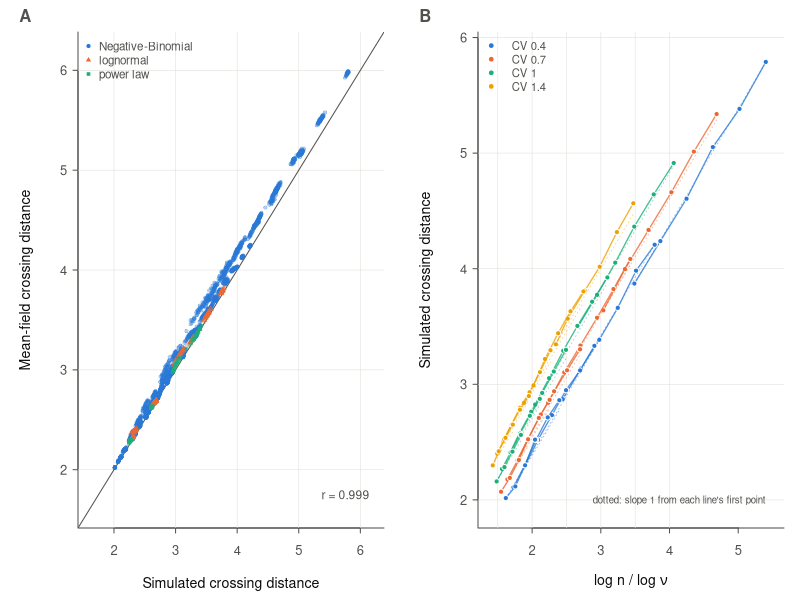
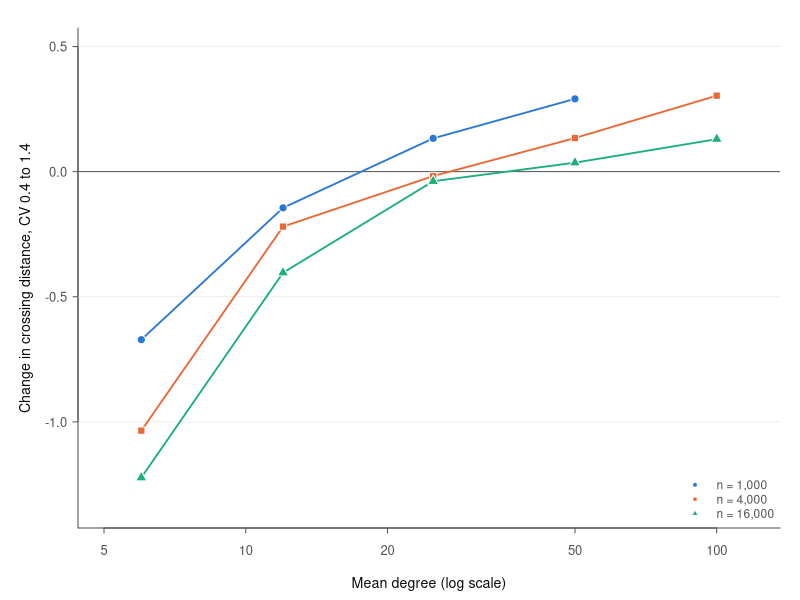
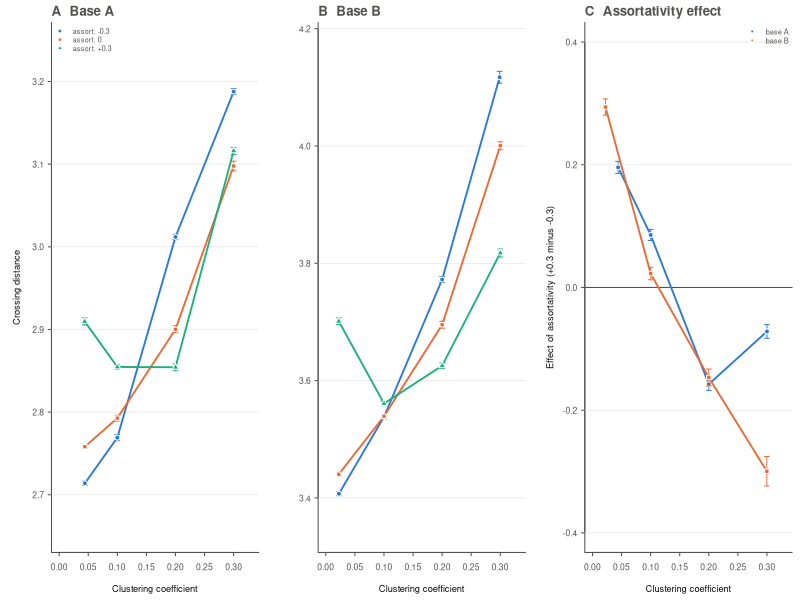
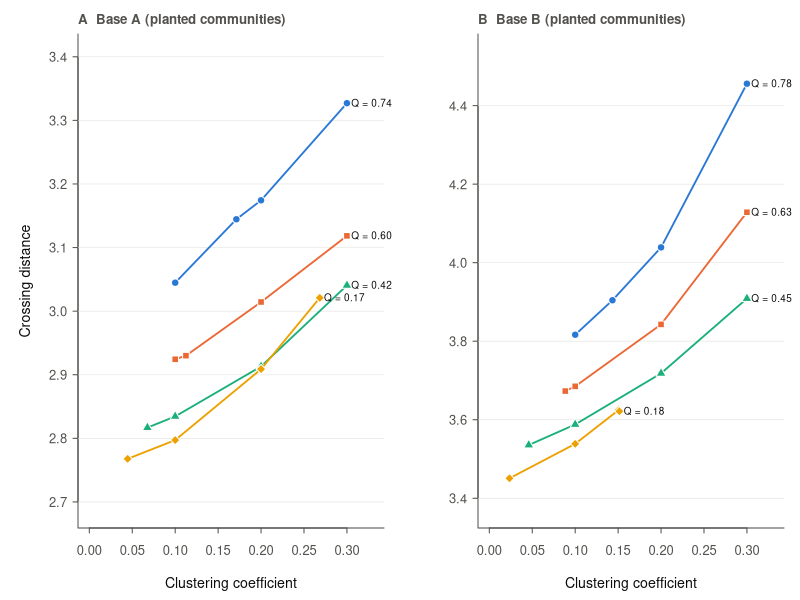
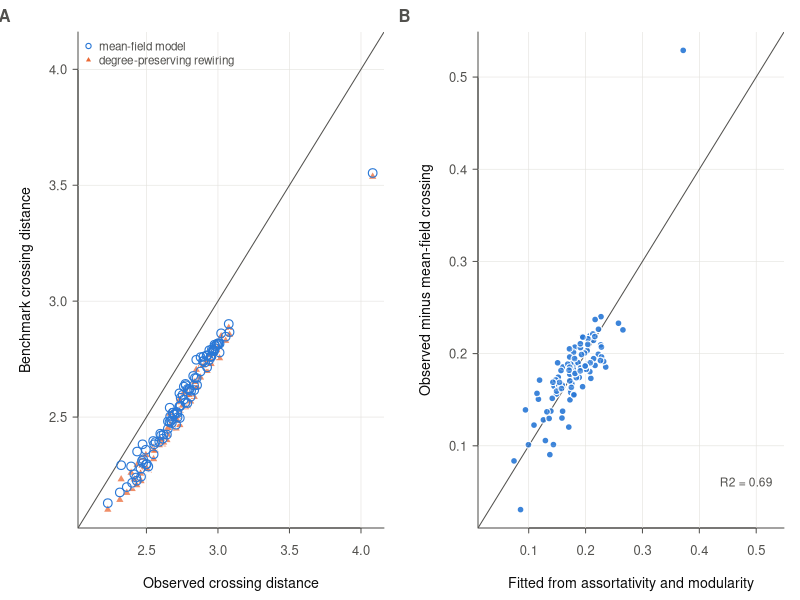
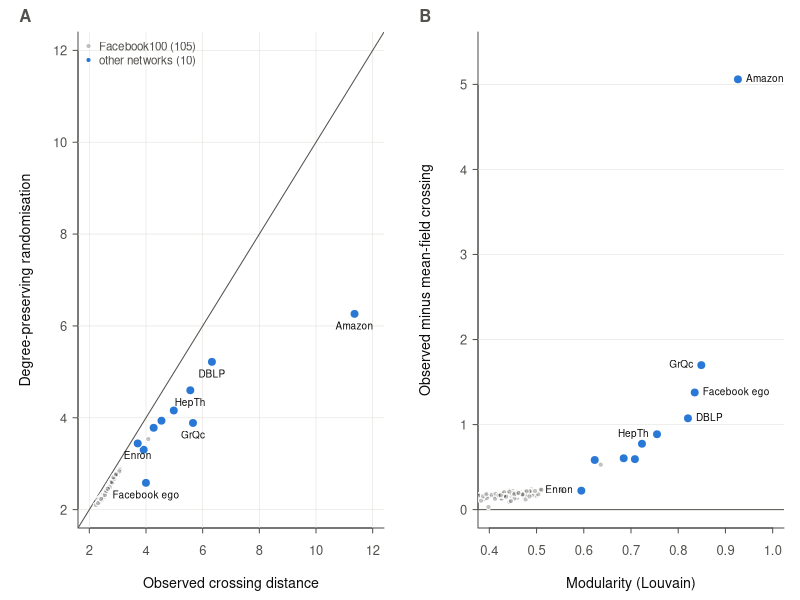

Reproduce these figures in R, in order.
suppressMessages(library(dplyr))
col <- c("#2a78d6", "#eb6834", "#1baf7a", "#eda100"); ink <- "#0b0b0b"; ink2 <- "#52514e"; grid <- "#e3e2de"
base_par <- function(...) par(mgp = c(2.2, 0.55, 0), tcl = -0.25, cex.axis = 0.78, cex.lab = 0.85, col.axis = ink2, col.lab = ink, fg = ink2, las = 1, ...)
se <- function(x) sd(x) / sqrt(length(x)); bars <- function(x, m, e, c) { ok <- is.finite(e) & e > 0; if (any(ok)) arrows(x[ok], (m - e)[ok], x[ok], (m + e)[ok], angle = 90, code = 3, length = 0.025, col = c, lwd = 0.9) }
s1 <- read.csv("../results/stage1_full.csv"); s2 <- read.csv("../results/stage2_full.csv"); s5 <- read.csv("../results/stage5_full.csv"); fb <- read.csv("../results/fb100_Z.csv")
# ---------- Figure 1: model vs simulation; scaling ----------
pdf("../figures/figureZ1_scaling.pdf", width = 7.2, height = 3.3, family = "Helvetica"); par(mfrow = c(1, 2), mar = c(3.6, 3.9, 1.6, 0.8)); base_par()
plot(NA, xlim = c(1.6, 6.2), ylim = c(1.6, 6.2), xlab = "Simulated crossing distance", ylab = "Mean-field crossing distance", bty = "l"); abline(h = 2:6, v = 2:6, col = grid, lwd = 0.6); abline(0, 1, col = ink2)
fam <- c(NB = col[1], LN = col[2], PL = col[3]); pchs <- c(NB = 21, LN = 24, PL = 22)
for (f in names(fam)) { d <- s1[s1$family == f, ]; points(d$ktil, d$ktil_mf, pch = pchs[f], bg = adjustcolor(fam[f], 0.35), col = adjustcolor(fam[f], 0.6), cex = 0.5, lwd = 0.3) }
legend("topleft", legend = c("Negative-Binomial", "lognormal", "power law"), pch = pchs, pt.bg = fam, col = "white", bty = "n", cex = 0.7); text(6.15, 1.75, sprintf("r = %.3f", cor(s1$ktil, s1$ktil_mf)), adj = 1, cex = 0.72, col = ink2)
mtext("A", side = 3, line = 0.3, adj = -0.2, font = 2, cex = 1)
nb <- s1[s1$family == "NB", ]; cells <- nb %>% group_by(mu_target, cv_target, n_target) %>% summarise(z = mean(z), k = mean(ktil), .groups = "drop")
plot(NA, xlim = range(cells$z) + c(-0.05, 0.1), ylim = range(cells$k) + c(-0.1, 0.1), xlab = expression("log n / log "*nu), ylab = "Simulated crossing distance", bty = "l"); abline(h = 2:6, v = seq(1, 4, 0.5), col = grid, lwd = 0.6)
cvs <- sort(unique(cells$cv_target)); for (i in seq_along(cvs)) for (m in sort(unique(cells$mu_target))) { d <- cells[cells$cv_target == cvs[i] & cells$mu_target == m, ] %>% arrange(n_target); if (nrow(d) < 2) next
  lines(d$z, d$k, col = adjustcolor(col[i], 0.8), lwd = 1.3); points(d$z, d$k, pch = 21, bg = col[i], col = "white", cex = 0.7); segments(d$z[1], d$k[1], d$z[nrow(d)], d$k[1] + (d$z[nrow(d)] - d$z[1]), col = adjustcolor(col[i], 0.5), lty = 3, lwd = 0.8) }
legend("topleft", legend = paste("CV", cvs), pch = 21, pt.bg = col[seq_along(cvs)], col = "white", lty = 1, lwd = 1.2, bty = "n", cex = 0.68, pt.cex = 0.8); text(max(cells$z), min(cells$k) - 0.02, "dotted: slope 1 from each line's first point", adj = 1, cex = 0.58, col = ink2)
mtext("B", side = 3, line = 0.3, adj = -0.2, font = 2, cex = 1); dev.off()
# ---------- Figure 2: heterogeneity effect changes sign with density ----------
pdf("../figures/figureZ2_heterogeneity.pdf", width = 5.2, height = 3.3, family = "Helvetica"); par(mar = c(3.6, 3.9, 1.4, 1.0)); base_par()
cm <- nb %>% group_by(n_target, mu_target, cv_target) %>% summarise(k = mean(ktil), .groups = "drop") %>% group_by(n_target, mu_target) %>% summarise(ch = k[cv_target == max(cv_target)] - k[cv_target == min(cv_target)], .groups = "drop")
plot(NA, xlim = c(5, 120), ylim = c(-1.35, 0.5), log = "x", xlab = "Mean degree (log scale)", ylab = "Change in crossing distance, CV 0.4 to 1.4", bty = "l"); abline(h = seq(-1, 0.5, 0.5), col = grid, lwd = 0.6); abline(h = 0, col = ink2)
for (i in 1:3) { n0 <- c(1000, 4000, 16000)[i]; d <- cm[cm$n_target == n0, ] %>% arrange(mu_target); lines(d$mu_target, d$ch, col = col[i], lwd = 1.8); points(d$mu_target, d$ch, pch = c(21, 22, 24)[i], bg = col[i], col = "white", cex = 1.1) }
legend("bottomright", legend = c("n = 1,000", "n = 4,000", "n = 16,000"), pch = c(21, 22, 24), pt.bg = col[1:3], col = "white", lty = 1, lwd = 1.4, bty = "n", cex = 0.72); dev.off()
# ---------- Figure 3: Stage 2 (assortativity x clustering) ----------
s2$tc <- ifelse(is.na(s2$t_target), "start", sprintf("%.2f", s2$t_target))
pdf("../figures/figureZ3_rewiring.pdf", width = 7.2, height = 3.2, family = "Helvetica"); par(mfrow = c(1, 3), mar = c(3.6, 3.9, 1.7, 0.6)); base_par()
for (b in c("A", "B")) { d <- s2[s2$base == b, ]; g <- d %>% group_by(r_target, tc) %>% summarise(T = mean(t_ach), k = mean(ktil), e = se(ktil), .groups = "drop")
  plot(NA, xlim = c(0, 0.33), ylim = range(g$k) + c(-0.06, 0.06), xlab = "Clustering coefficient", ylab = if (b == "A") "Crossing distance" else "", bty = "l"); abline(h = pretty(g$k), col = grid, lwd = 0.6)
  for (j in 1:3) { rt <- c(-0.3, 0, 0.3)[j]; h <- g[g$r_target == rt, ] %>% arrange(T); lines(h$T, h$k, col = col[j], lwd = 1.8); bars(h$T, h$k, h$e, col[j]); points(h$T, h$k, pch = c(21, 22, 24)[j], bg = col[j], col = "white", cex = 1) }
  if (b == "A") legend("topleft", legend = c("assort. -0.3", "assort. 0", "assort. +0.3"), pch = c(21, 22, 24), pt.bg = col[1:3], col = "white", lty = 1, lwd = 1.3, bty = "n", cex = 0.65, pt.cex = 0.85)
  mtext(sprintf("%s  Base %s", c(A = "A", B = "B")[b], b), side = 3, line = 0.3, adj = 0, font = 2, cex = 0.8) }
eff <- s2 %>% group_by(base, tc) %>% summarise(T = mean(t_ach), d = mean(ktil[r_target == 0.3]) - mean(ktil[r_target == -0.3]), e = sqrt(var(ktil[r_target == 0.3]) / sum(r_target == 0.3) + var(ktil[r_target == -0.3]) / sum(r_target == -0.3)), .groups = "drop")
plot(NA, xlim = c(0, 0.33), ylim = c(-0.4, 0.4), xlab = "Clustering coefficient", ylab = "Effect of assortativity (+0.3 minus -0.3)", bty = "l"); abline(h = seq(-0.4, 0.4, 0.2), col = grid, lwd = 0.6); abline(h = 0, col = ink2)
for (j in 1:2) { b <- c("A", "B")[j]; h <- eff[eff$base == b, ] %>% arrange(T); lines(h$T, h$d, col = col[j], lwd = 1.8); bars(h$T, h$d, 1.96 * h$e, col[j]); points(h$T, h$d, pch = c(21, 22)[j], bg = col[j], col = "white", cex = 1) }
legend("topright", legend = c("base A", "base B"), pch = c(21, 22), pt.bg = col[1:2], col = "white", lty = 1, lwd = 1.3, bty = "n", cex = 0.68); mtext("C  Assortativity effect", side = 3, line = 0.3, adj = 0, font = 2, cex = 0.8); dev.off()
# ---------- Figure 4: WP5 (clustering at fixed planted communities) ----------
s5$tc <- ifelse(is.na(s5$t_target), "start", sprintf("%.2f", s5$t_target))
pdf("../figures/figureZ4_communities.pdf", width = 7.2, height = 3.2, family = "Helvetica"); par(mfrow = c(1, 2), mar = c(3.6, 3.9, 1.7, 0.8)); base_par()
for (b in c("A", "B")) { d <- s5[s5$base == b, ]; g <- d %>% group_by(mix, tc) %>% summarise(T = mean(t_ach), Q = mean(planted_mod), k = mean(ktil), e = se(ktil), .groups = "drop")
  plot(NA, xlim = c(0, 0.33), ylim = range(g$k) + c(-0.08, 0.08), xlab = "Clustering coefficient", ylab = if (b == "A") "Crossing distance" else "", bty = "l"); abline(h = pretty(g$k), col = grid, lwd = 0.6)
  mixes <- sort(unique(g$mix)); for (j in seq_along(mixes)) { h <- g[g$mix == mixes[j], ] %>% arrange(T); lines(h$T, h$k, col = col[j], lwd = 1.8); bars(h$T, h$k, h$e, col[j]); points(h$T, h$k, pch = c(21, 22, 24, 23)[j], bg = col[j], col = "white", cex = 1)
    text(max(h$T) + 0.005, h$k[nrow(h)], sprintf("Q = %.2f", mean(h$Q)), adj = 0, cex = 0.6, col = ink, xpd = NA) }
  mtext(sprintf("%s  Base %s (planted communities)", b, b), side = 3, line = 0.3, adj = 0, font = 2, cex = 0.8) }
dev.off()
# ---------- Figure 5: Facebook100 ----------
pdf("../figures/figureZ5_facebook.pdf", width = 7.2, height = 3.3, family = "Helvetica"); par(mfrow = c(1, 2), mar = c(3.6, 3.9, 1.6, 0.8)); base_par()
rg <- range(c(fb$ktil, fb$ktil_mf, fb$null_ktil)); plot(NA, xlim = rg, ylim = rg, xlab = "Observed crossing distance", ylab = "Benchmark crossing distance", bty = "l"); abline(h = pretty(rg), v = pretty(rg), col = grid, lwd = 0.6); abline(0, 1, col = ink2)
points(fb$ktil, fb$null_ktil, pch = 24, bg = adjustcolor(col[2], 0.75), col = "white", cex = 0.9); points(fb$ktil, fb$ktil_mf, pch = 1, col = col[1], cex = 1.15, lwd = 1.1)
legend("topleft", legend = c("mean-field model", "degree-preserving rewiring"), pch = c(1, 24), pt.bg = c(NA, col[2]), col = c(col[1], "white"), bty = "n", cex = 0.7, pt.lwd = 1.1); mtext("A", side = 3, line = 0.3, adj = -0.27, font = 2, cex = 1)
fb$gap <- fb$ktil - fb$ktil_mf; m <- lm(gap ~ assort + modularity, fb); rg2 <- range(c(fb$gap, fitted(m)))
plot(fitted(m), fb$gap, xlab = "Fitted from assortativity and modularity", ylab = "Observed minus mean-field crossing", xlim = rg2, ylim = rg2, pch = 21, bg = adjustcolor(col[1], 0.7), col = "white", cex = 0.9, bty = "l"); abline(h = pretty(rg2), v = pretty(rg2), col = grid, lwd = 0.6); abline(0, 1, col = ink2)
points(fitted(m), fb$gap, pch = 21, bg = adjustcolor(col[1], 0.7), col = "white", cex = 0.9); text(rg2[2], rg2[1] + 0.03, sprintf("R2 = %.2f", summary(m)$r.squared), adj = 1, cex = 0.72, col = ink2); mtext("B", side = 3, line = 0.3, adj = -0.27, font = 2, cex = 1); dev.off()
cat("figures written; Facebook gap model R2:", round(summary(m)$r.squared, 3), "\n")
# ---------- Figure 6: external networks ----------
ex <- read.csv("../results/external_Z.csv"); ex$gap <- ex$ktil - ex$ktil_mf; fb$gap <- fb$ktil - fb$ktil_mf
pdf("../figures/figureZ6_external.pdf", width = 7.2, height = 3.4, family = "Helvetica"); par(mfrow = c(1, 2), mar = c(3.6, 3.9, 1.6, 0.8)); base_par()
rg <- c(2, 12); plot(NA, xlim = rg, ylim = rg, xlab = "Observed crossing distance", ylab = "Degree-preserving randomisation", bty = "l"); abline(h = seq(2, 12, 2), v = seq(2, 12, 2), col = grid, lwd = 0.6); abline(0, 1, col = ink2)
points(fb$ktil, fb$null_ktil, pch = 21, bg = adjustcolor(ink2, 0.35), col = "white", cex = 0.7); points(ex$ktil, ex$null_ktil, pch = 21, bg = col[1], col = "white", cex = 1.2)
lab <- ex[ex$gap > 0.8 | ex$label %in% c("Enron"), ]; text(lab$ktil, lab$null_ktil, lab$label, pos = 1, cex = 0.6, col = ink, offset = 0.45)
legend("topleft", legend = c("Facebook100 (105)", "other networks (10)"), pch = 21, pt.bg = c(adjustcolor(ink2, 0.35), col[1]), col = "white", bty = "n", cex = 0.7); mtext("A", side = 3, line = 0.3, adj = -0.2, font = 2, cex = 1)
plot(NA, xlim = c(0.4, 1), ylim = c(0, 5.4), xlab = "Modularity (Louvain)", ylab = "Observed minus mean-field crossing", bty = "l"); abline(h = 0:5, col = grid, lwd = 0.6); abline(h = 0, col = ink2)
points(fb$modularity, fb$gap, pch = 21, bg = adjustcolor(ink2, 0.35), col = "white", cex = 0.7); points(ex$modularity, ex$gap, pch = 21, bg = col[1], col = "white", cex = 1.2)
sel <- ex$label %in% c("Amazon", "GrQc", "Facebook ego", "DBLP", "HepTh", "Enron"); text(ex$modularity[sel], ex$gap[sel], ex$label[sel], pos = ifelse(ex$label[sel] %in% c("GrQc", "HepTh", "Enron"), 2, 4), cex = 0.6, col = ink, offset = 0.4, xpd = NA); mtext("B", side = 3, line = 0.3, adj = -0.2, font = 2, cex = 1); dev.off(); cat("figure 6 written\n")
